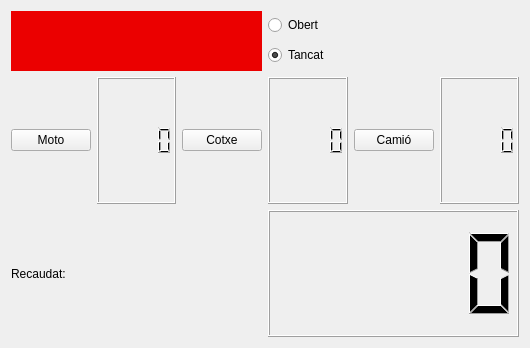
<?xml version="1.0" encoding="UTF-8"?>
<ui version="4.0">
 <class>MyForm</class>
 <widget class="QWidget" name="MyForm">
  <property name="geometry">
   <rect>
    <x>0</x>
    <y>0</y>
    <width>530</width>
    <height>348</height>
   </rect>
  </property>
  <property name="windowTitle">
   <string>Form</string>
  </property>
  <layout class="QGridLayout" name="gridLayout">
   <item row="0" column="0">
    <layout class="QVBoxLayout" name="verticalLayout_2">
     <item>
      <layout class="QHBoxLayout" name="horizontalLayout_6">
       <item>
        <layout class="QHBoxLayout" name="horizontalLayout_5">
         <item>
          <widget class="MyLabel" name="label">
           <property name="minimumSize">
            <size>
             <width>60</width>
             <height>60</height>
            </size>
           </property>
           <property name="styleSheet">
            <string notr="true">background: rgb(235, 0, 0);
</string>
           </property>
           <property name="text">
            <string/>
           </property>
          </widget>
         </item>
        </layout>
       </item>
       <item>
        <layout class="QVBoxLayout" name="verticalLayout">
         <item>
          <widget class="QRadioButton" name="radioButton">
           <property name="text">
            <string>Obert</string>
           </property>
          </widget>
         </item>
         <item>
          <widget class="QRadioButton" name="radioButton_2">
           <property name="enabled">
            <bool>true</bool>
           </property>
           <property name="text">
            <string>Tancat</string>
           </property>
           <property name="checked">
            <bool>true</bool>
           </property>
          </widget>
         </item>
        </layout>
       </item>
      </layout>
     </item>
     <item>
      <layout class="QHBoxLayout" name="horizontalLayout_4">
       <item>
        <layout class="QHBoxLayout" name="horizontalLayout">
         <item>
          <widget class="QPushButton" name="pushButton">
           <property name="text">
            <string>Moto</string>
           </property>
          </widget>
         </item>
         <item>
          <widget class="QLCDNumber" name="lcdNumber"/>
         </item>
        </layout>
       </item>
       <item>
        <layout class="QHBoxLayout" name="horizontalLayout_2">
         <item>
          <widget class="QPushButton" name="pushButton_2">
           <property name="text">
            <string>Cotxe</string>
           </property>
          </widget>
         </item>
         <item>
          <widget class="QLCDNumber" name="lcdNumber_3"/>
         </item>
        </layout>
       </item>
       <item>
        <layout class="QHBoxLayout" name="horizontalLayout_3">
         <item>
          <widget class="QPushButton" name="pushButton_3">
           <property name="text">
            <string>Camió</string>
           </property>
          </widget>
         </item>
         <item>
          <widget class="QLCDNumber" name="lcdNumber_2"/>
         </item>
        </layout>
       </item>
      </layout>
     </item>
     <item>
      <layout class="QHBoxLayout" name="horizontalLayout_7">
       <item>
        <widget class="QLabel" name="label_2">
         <property name="text">
          <string>Recaudat:</string>
         </property>
        </widget>
       </item>
       <item>
        <widget class="QLCDNumber" name="lcdNumber_4">
         <property name="minimumSize">
          <size>
           <width>190</width>
           <height>90</height>
          </size>
         </property>
        </widget>
       </item>
      </layout>
     </item>
    </layout>
   </item>
  </layout>
 </widget>
 <customwidgets>
  <customwidget>
   <class>MyLabel</class>
   <extends>QLabel</extends>
   <header>MyLabel.h</header>
   <slots>
    <signal>incrementarMoto(int)</signal>
    <signal>incrementarCotxe(int)</signal>
    <signal>incrementarCamio(int)</signal>
    <signal>incrementarRecaudat(int)</signal>
    <slot>passaVehicle()</slot>
    <slot>actualitzarPorta()</slot>
   </slots>
  </customwidget>
 </customwidgets>
 <resources/>
 <connections>
  <connection>
   <sender>pushButton</sender>
   <signal>released()</signal>
   <receiver>label</receiver>
   <slot>passaVehicle()</slot>
   <hints>
    <hint type="sourcelabel">
     <x>59</x>
     <y>167</y>
    </hint>
    <hint type="destinationlabel">
     <x>55</x>
     <y>91</y>
    </hint>
   </hints>
  </connection>
  <connection>
   <sender>pushButton_2</sender>
   <signal>released()</signal>
   <receiver>label</receiver>
   <slot>passaVehicle()</slot>
   <hints>
    <hint type="sourcelabel">
     <x>190</x>
     <y>171</y>
    </hint>
    <hint type="destinationlabel">
     <x>159</x>
     <y>95</y>
    </hint>
   </hints>
  </connection>
  <connection>
   <sender>pushButton_3</sender>
   <signal>released()</signal>
   <receiver>label</receiver>
   <slot>passaVehicle()</slot>
   <hints>
    <hint type="sourcelabel">
     <x>374</x>
     <y>162</y>
    </hint>
    <hint type="destinationlabel">
     <x>207</x>
     <y>99</y>
    </hint>
   </hints>
  </connection>
  <connection>
   <sender>radioButton_2</sender>
   <signal>toggled(bool)</signal>
   <receiver>label</receiver>
   <slot>actualitzarPorta()</slot>
   <hints>
    <hint type="sourcelabel">
     <x>291</x>
     <y>82</y>
    </hint>
    <hint type="destinationlabel">
     <x>239</x>
     <y>64</y>
    </hint>
   </hints>
  </connection>
  <connection>
   <sender>label</sender>
   <signal>incrementarMoto(int)</signal>
   <receiver>lcdNumber</receiver>
   <slot>display(int)</slot>
   <hints>
    <hint type="sourcelabel">
     <x>102</x>
     <y>75</y>
    </hint>
    <hint type="destinationlabel">
     <x>113</x>
     <y>149</y>
    </hint>
   </hints>
  </connection>
  <connection>
   <sender>label</sender>
   <signal>incrementarCotxe(int)</signal>
   <receiver>lcdNumber_3</receiver>
   <slot>display(int)</slot>
   <hints>
    <hint type="sourcelabel">
     <x>181</x>
     <y>88</y>
    </hint>
    <hint type="destinationlabel">
     <x>282</x>
     <y>147</y>
    </hint>
   </hints>
  </connection>
  <connection>
   <sender>label</sender>
   <signal>incrementarCamio(int)</signal>
   <receiver>lcdNumber_2</receiver>
   <slot>display(int)</slot>
   <hints>
    <hint type="sourcelabel">
     <x>237</x>
     <y>95</y>
    </hint>
    <hint type="destinationlabel">
     <x>474</x>
     <y>141</y>
    </hint>
   </hints>
  </connection>
  <connection>
   <sender>label</sender>
   <signal>incrementarRecaudat(int)</signal>
   <receiver>lcdNumber_4</receiver>
   <slot>display(int)</slot>
   <hints>
    <hint type="sourcelabel">
     <x>34</x>
     <y>101</y>
    </hint>
    <hint type="destinationlabel">
     <x>312</x>
     <y>306</y>
    </hint>
   </hints>
  </connection>
 </connections>
</ui>
